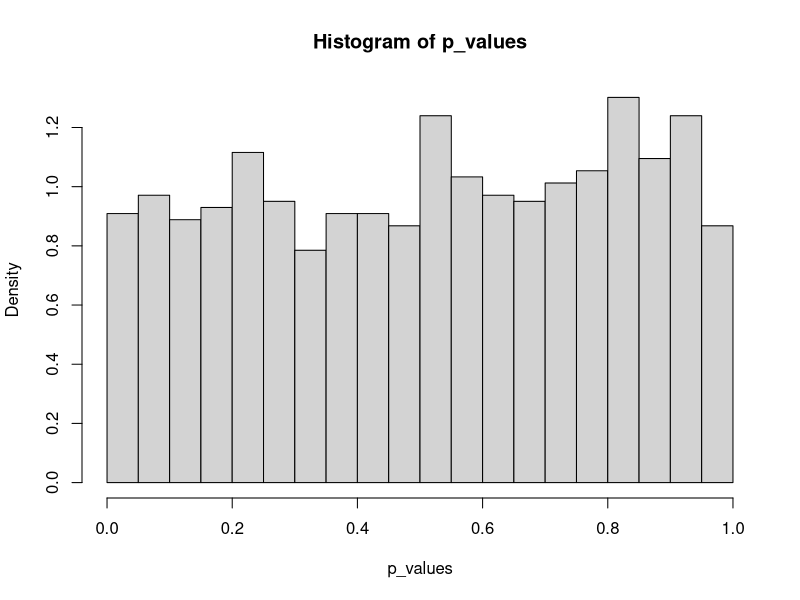

Recreate this plot in R. (Note: a time limit stopped this script after it produced the figure.)
library(tidyverse)
library(lme4)

### functions
test_lin <- function(y,G1,G2,weight = c(1/3,1/3,1/3)){
  a <- weight
  data <- data.frame(y = y, G1 = G1, G2 = G2)
  p <- suppressMessages(data %>% group_by(G1,G2) %>% summarise(p = mean(y),n = n()))
  compute_v <- function(p,n){
    ((1/dnorm(qnorm(p)))^2)*(p*(1 - p))/n
  }
  compute_z <- function(p){
    qnorm(p)
  }
  v00 <- compute_v(p$p[p$G1 == 0 & p$G2 == 0],p$n[p$G1 == 0 & p$G2 == 0])
  v01 <- compute_v(p$p[p$G1 == 0 & p$G2 == 1],p$n[p$G1 == 0 & p$G2 == 1])
  v02 <- compute_v(p$p[p$G1 == 0 & p$G2 == 2],p$n[p$G1 == 0 & p$G2 == 2])
  v10 <- compute_v(p$p[p$G1 == 1 & p$G2 == 0],p$n[p$G1 == 1 & p$G2 == 0])
  v11 <- compute_v(p$p[p$G1 == 1 & p$G2 == 1],p$n[p$G1 == 1 & p$G2 == 1])
  v12 <- compute_v(p$p[p$G1 == 1 & p$G2 == 2],p$n[p$G1 == 1 & p$G2 == 2])
  v20 <- compute_v(p$p[p$G1 == 2 & p$G2 == 0],p$n[p$G1 == 2 & p$G2 == 0])
  v21 <- compute_v(p$p[p$G1 == 2 & p$G2 == 1],p$n[p$G1 == 2 & p$G2 == 1])
  v22 <- compute_v(p$p[p$G1 == 2 & p$G2 == 2],p$n[p$G1 == 2 & p$G2 == 2])
  z00 <- compute_z(p$p[p$G1 == 0 & p$G2 == 0])
  z01 <- compute_z(p$p[p$G1 == 0 & p$G2 == 1])
  z02 <- compute_z(p$p[p$G1 == 0 & p$G2 == 2])
  z10 <- compute_z(p$p[p$G1 == 1 & p$G2 == 0])
  z11 <- compute_z(p$p[p$G1 == 1 & p$G2 == 1])
  z12 <- compute_z(p$p[p$G1 == 1 & p$G2 == 2])
  z20 <- compute_z(p$p[p$G1 == 2 & p$G2 == 0])
  z21 <- compute_z(p$p[p$G1 == 2 & p$G2 == 1])
  z22 <- compute_z(p$p[p$G1 == 2 & p$G2 == 2])
  S1 <- a[1] * (z10 - z00) + a[2] * (z11 - z01) + a[3] * (z12 - z02)
  varS1 <- (a[1]^2)*(v10 + v00) + (a[2]^2)*(v11 + v01) + (a[3]^2)*(v12 + v02)
  S2 <- a[1] * (z20 - z10) + a[2] * (z21 - z11) + a[3] * (z22 - z12)
  varS2 <- (a[1]^2)*(v20 + v10) + (a[2]^2)*(v21 + v11) + (a[3]^2)*(v22 + v12)
  C <- -((a[1]^2)*v10 + (a[2]^2)*v11 + (a[3]^2)*v12)
  TestStats <- (((S1 - S2)^2)/(varS1 + varS2 - 2*C))
  1 - pchisq(TestStats,df = 1)
}
simulate_test <- function(n,p1,p2,beta = c(-1.5,0.8,0.7,1), inter = F, true_weight = F, num_trial = 1000, meanE = 1, sdE = 6){
  n <- n
  p1 <- p1
  q1 <- 1 - p1
  p2 <- p2
  q2 <- 1 - p2
  beta0 <- beta[1]
  beta1 <- beta[2]
  beta2 <- beta[3]
  beta3 <- beta[4]
  G1 = apply(X = rmultinom(n,1,prob = c(p1^2,2*p1*q1,q1^2)) > 0, FUN = "which",MARGIN = 2) - 1
  G2 = apply(X = rmultinom(n,1,prob = c(p2^2,2*p2*q2,q2^2)) > 0, FUN = "which",MARGIN = 2) - 1
  E <- rnorm(n, mean = meanE, sd = sdE)
  p_val <- c()
  for (i in 1:num_trial) {
    G1 = apply(X = rmultinom(n,1,prob = c(p1^2,2*p1*q1,q1^2)) > 0, FUN = "which",MARGIN = 2) - 1
    G2 = apply(X = rmultinom(n,1,prob = c(p2^2,2*p2*q2,q2^2)) > 0, FUN = "which",MARGIN = 2) - 1
    if (inter == T) latent_y <- beta0 + beta1*G1 + beta2*G2 + beta3*G1*E + rnorm(n = n)
    else latent_y <- beta0 + beta1*G1 + beta2*G2 + rnorm(n = n) 
    y <- ifelse(latent_y > 0,1,0)
    if (true_weight == T) p_val[i] <- test_lin(y,G1,G2, weight = c(p2^2,2*p2*q2,q2^2))
    else p_val[i] <- test_lin(y,G1,G2)
  }
  p_val
}

### simulations
set.seed(1234)
n = 3000
p1 <- 0.2
q1 <- 1 - p1

p2 <- 0.5
q2 <- 1 - p2

G = apply(X = rmultinom(n,1,prob = c(p1^2,2*p1*q1,q1^2)) > 0, FUN = "which",MARGIN = 2) - 1
Z = apply(X = rmultinom(n,1,prob = c(p2^2,2*p2*q2,q2^2)) > 0, FUN = "which",MARGIN = 2) - 1
E <- rnorm(n, mean = 1, sd = 6)

beta0 <- -1.2
beta1 <- 0.8
beta2 <- 0.3
beta3 <- 0.6

latent_y <- beta0 + beta1*G + beta2*Z + rnorm(n = n)
y <- ifelse(latent_y > 0,1,0)
data <- data.frame(y = y, G = G, Z = Z)
p <- data %>% group_by(G,Z) %>% summarise(p = mean(y))
test_lin(y,G,Z)

latent_y <- beta0 + beta1*G + beta2*Z + beta3*G*E + rnorm(n = n)
y <- ifelse(latent_y > 0,1,0)
data <- data.frame(y = y, G = G, Z = Z)
p <- data %>% group_by(G,Z) %>% summarise(p = mean(y))
test_lin(y,G,Z)
test_lin(y,Z,G)


#### Large interaction effect
p_values <- simulate_test(n = 3000, p1 = 0.2, p2 = 0.5, inter = FALSE, true_weight = T,num_trial = 1000,beta = c(-1.2,0.8,0.3,0.6))
hist(p_values,freq = F,breaks = 30)
p_values1 <- simulate_test(n = 3000, p1 = 0.2, p2 = 0.5, inter = T, true_weight = T,num_trial = 1000,beta = c(-1.2,0.8,0.3,0.6))
hist(p_values1,freq = F,breaks = 30)
p_values2 <- simulate_test_forG2(n = 3000, p1 = 0.2, p2 = 0.5, inter = T, true_weight = T,num_trial = 1000,beta = c(-1.2,0.8,0.3,0.6))
hist(p_values2,freq = F,breaks = 30)
#### Very small interaction effect
p_values <- simulate_test(n = 3000, p1 = 0.2, p2 = 0.5, inter = FALSE, true_weight = T,num_trial = 5000,beta = c(-1.2,0.8,0.3,0.003))
hist(p_values,freq = F,breaks = 30)
p_values1 <- simulate_test(n = 3000, p1 = 0.2, p2 = 0.5, inter = T, true_weight = T,num_trial = 5000,beta = c(-1.2,0.8,0.3,0.08))
hist(p_values1,freq = F,breaks = 30)
p_values2 <- simulate_test_forG2(n = 3000, p1 = 0.2, p2 = 0.5, inter = T, true_weight = T,num_trial = 5000,beta = c(-1.2,0.8,0.3,0.003))
hist(p_values2,freq = F,breaks = 30)
